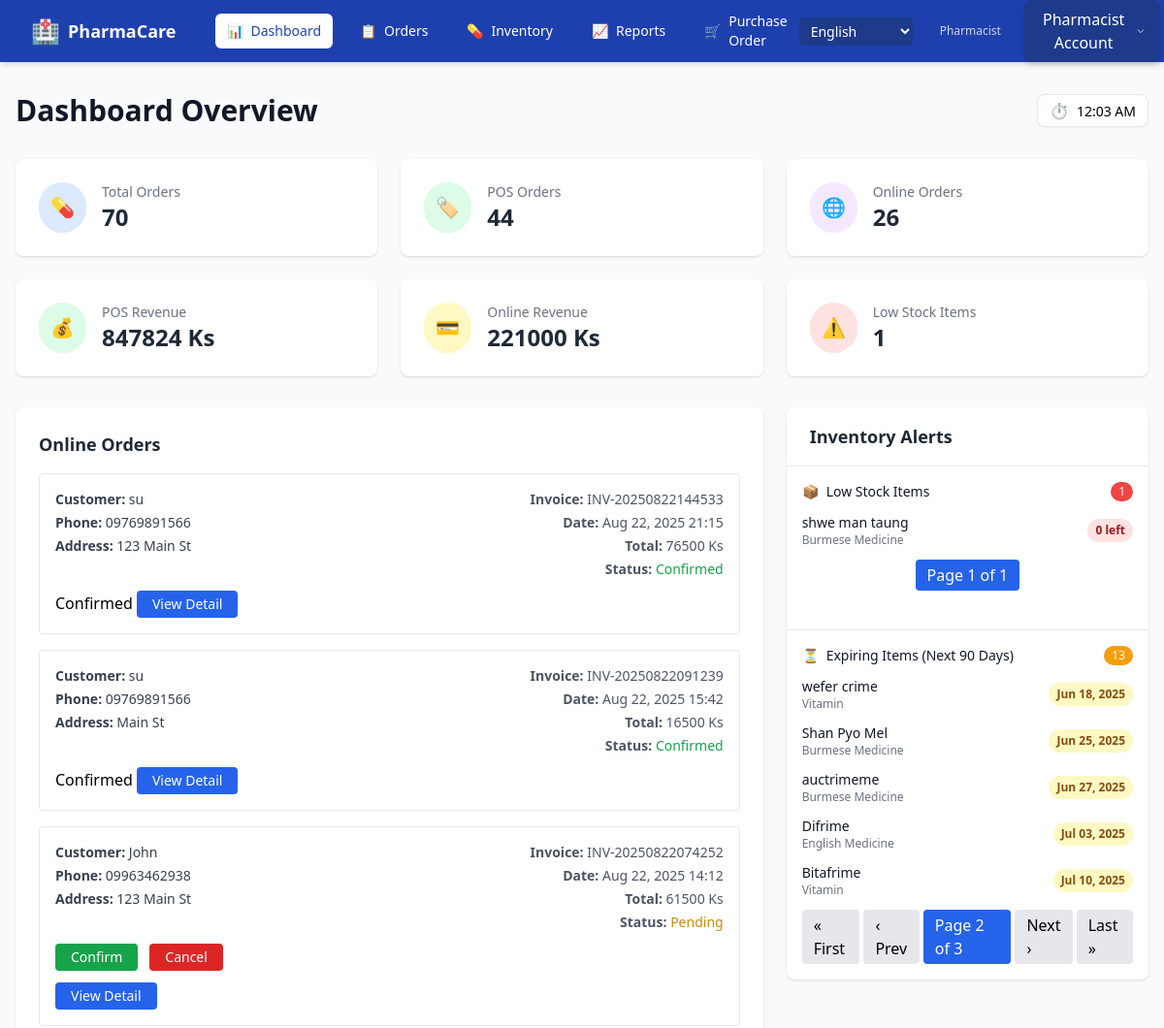
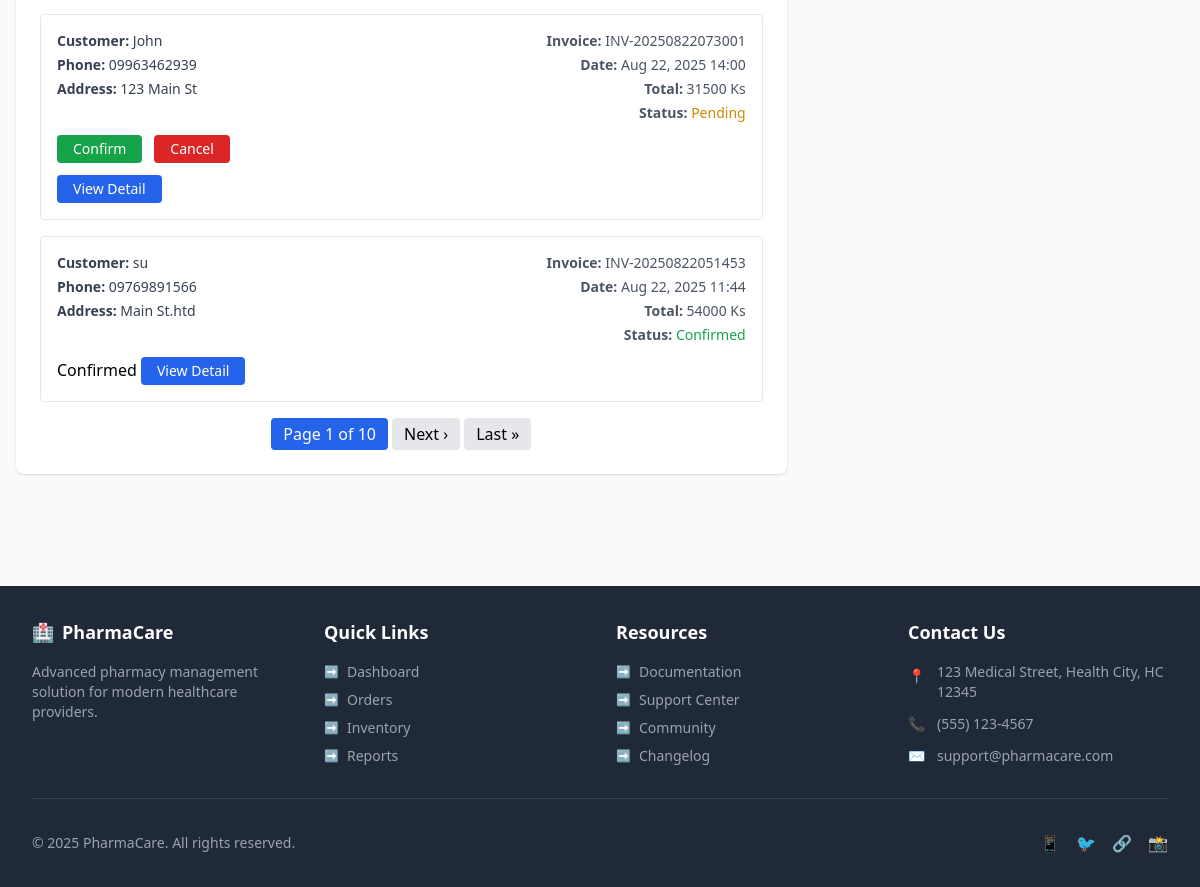
Page /en/pharmacist-dashboard/?expiring_page=2 (signed in) on the earlier database version (2 pictures, top to bottom).
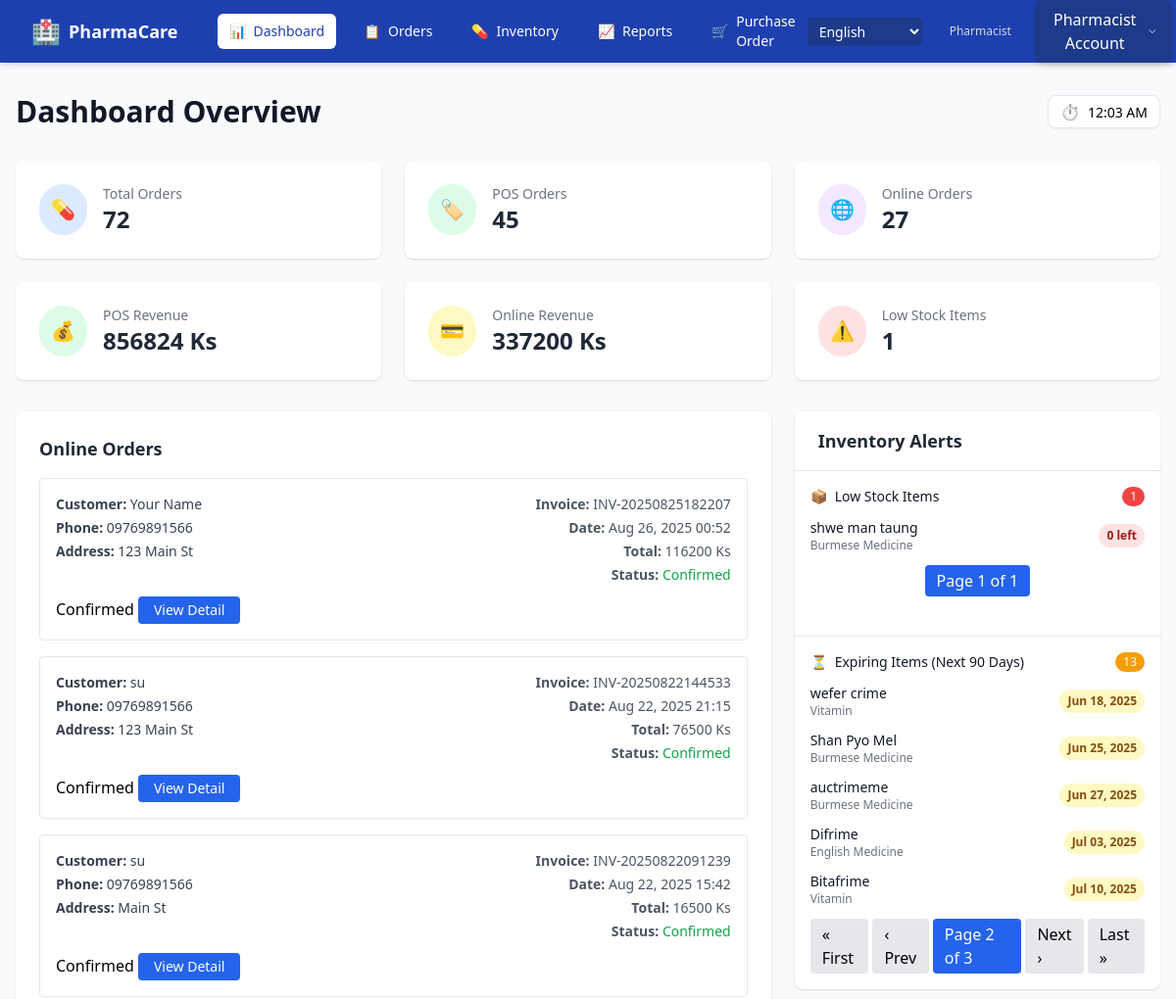
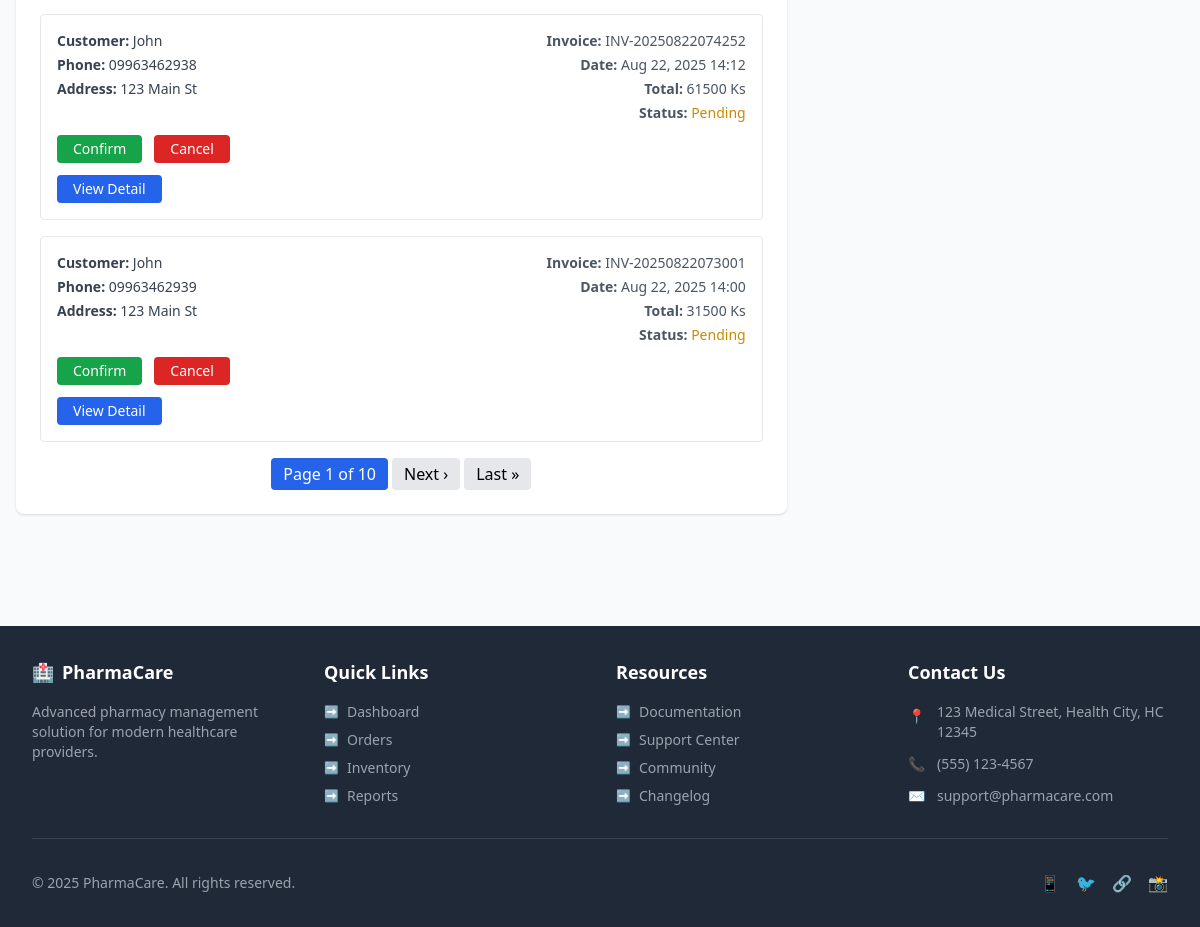
Same page on the later database version (2 pictures, top to bottom).
### ourapp/models.py (models this page shows, shortened)
class Sale(models.Model):
    STATUS_CHOICES = [
        ('pending', _('Pending')),
        ('confirmed', _('Confirmed')),
        ('cancelled', _('Cancelled')),
    ]
    user = models.ForeignKey(User, on_delete=models.CASCADE, verbose_name=_("User"))
    invoice_no = models.CharField(max_length=100, verbose_name=_("Invoice No"))
    name = models.CharField(max_length=255, blank=True, null=True, verbose_name=_("Customer Name"))
    phone = models.CharField(
        max_length=11,
        blank=True,
        null=True,
        verbose_name=_("Phone"),
        validators=[
            RegexValidator(
                regex=r'^\d{11}$',
                message=_("Phone number must be exactly 11 digits (numbers only).")
            )
        ],
    )
    address = models.CharField(max_length=255, blank=True, null=True, verbose_name=_("Address"))
    total_amount = models.PositiveIntegerField(verbose_name=_("Total Amount"))
    created_date = models.DateTimeField(auto_now_add=True, verbose_name=_("Created Date"))
    status = models.CharField(max_length=20, choices=STATUS_CHOICES, default='pending', blank=True, null=True, verbose_name=_("Status"))
    final_amount = models.PositiveIntegerField(default=0, verbose_name=_("Final Amount (with tax + shipping)"),blank=True,null=True)

class Item(models.Model):
    category = models.ForeignKey(Category, on_delete=models.CASCADE, verbose_name=_("Category"))
    item_photo = models.ImageField(upload_to='photos', verbose_name=_("Photo"))
    primary_supplier = models.ForeignKey(Supplier, on_delete=models.CASCADE, blank=True, null=True, verbose_name=_("Primary Supplier"))
    strength = models.CharField(max_length=50, blank=True, null=True, verbose_name=_("Strength"))
    item_name = models.CharField(max_length=255, verbose_name=_("Item Name"))
    item_quantity = models.PositiveIntegerField(verbose_name=_("Quantity"))
    item_price = models.PositiveIntegerField(verbose_name=_("Selling Price"))
    purcharse_price = models.PositiveIntegerField(default=0, verbose_name=_("Purchase Price"))
    reorder_level = models.PositiveIntegerField(default=0, blank=True, null=True, verbose_name=_("Reorder Level"))
    item_description = models.TextField(verbose_name=_("Description"))
    exp_date = models.DateField(verbose_name=_("Expiry Date"))
    brand_name = models.CharField(max_length=255, blank=True, null=True, verbose_name=_("Brand Name"))
    batch_number = models.CharField(max_length=100, blank=True, null=True, verbose_name=_("Batch Number"))
    stock_minimum = models.PositiveIntegerField(default=10, verbose_name=_("Minimum Stock"))
    is_limited = models.BooleanField(default=False, verbose_name=_("Limited Stock"))
    max_quantity = models.PositiveIntegerField(default=5, verbose_name=_("Maximum Quantity"))
    last_ordered = models.DateField(blank=True, null=True, verbose_name=_("Last Ordered"))

class Category(models.Model):
    name = models.CharField(max_length=100, unique=True, verbose_name=_("Name"))
    description = models.TextField(blank=True, null=True, verbose_name=_("Description"))
    def __str__(self):
        return self.name

### ourapp/views.py (the view)
# urls.py: path('pharmacist-dashboard/', pharmacist_dashboard_view, name='pharmacist_dashboard'),
@login_required
def pharmacist_dashboard_view(request):
    if request.user.userprofile.role != 'pharmacist':
        return HttpResponseForbidden("Unauthorized")
    qs = request.GET.copy()
    if 'page' in qs:
        qs.pop('page')
    if 'low_stock_page' in qs:
        qs.pop('low_stock_page')
    if 'expiring_page' in qs:
        qs.pop('expiring_page')
    qs = qs.urlencode()
    pos_orders = Cart.objects.filter(payment_method__in=['cash', 'mobile', 'print'])
    pos_total = pos_orders.count()
    pos_revenue = pos_orders.aggregate(total=Coalesce(Sum('total_amount'), 0))['total']
    online_orders_queryset = (
        Sale.objects
        .exclude(user__userprofile__role='pharmacist')
        .select_related('user')
        .order_by('-created_date')
    )
    paginator = Paginator(online_orders_queryset, 5)
    page_number = request.GET.get('page')
    online_orders_list = paginator.get_page(page_number)
    confirmed_online_orders = online_orders_queryset.filter(status='confirmed')
    online_total = confirmed_online_orders.count()
    online_revenue = confirmed_online_orders.aggregate(
        total=Coalesce(Sum('final_amount'), 0)
    )['total']
    total_orders = pos_total + online_total
    low_stock_queryset = Item.objects.filter(item_quantity__lt=10).order_by('item_quantity')
    low_stock_paginator = Paginator(low_stock_queryset, 5)
    low_stock_page_number = request.GET.get('low_stock_page')
    low_stock_items = low_stock_paginator.get_page(low_stock_page_number)
    low_stock_count = low_stock_queryset.count()
    today = datetime.date.today()
    expiring_queryset = Item.objects.filter(exp_date__lte=today + datetime.timedelta(days=90)).order_by('exp_date')
    expiring_paginator = Paginator(expiring_queryset, 5)
    expiring_page_number = request.GET.get('expiring_page')
    expiring_items = expiring_paginator.get_page(expiring_page_number)
    expiring_count = expiring_queryset.count()
    for order in online_orders_list:
        if not order.name:
            order.name = order.user.username
    dashboard_stats = [
        {
            'label': 'Total Orders',
            'icon': '💊',
            'bg': 'bg-blue-100',
            'text': 'text-blue-600',
            'value': total_orders
        },
        {
            'label': 'POS Orders',
            'icon': '🏷️',
            'bg': 'bg-green-100',
            'text': 'text-green-600',
            'value': pos_total
        },
        {
            'label': 'Online Orders',
            'icon': '🌐',
            'bg': 'bg-purple-100',
            'text': 'text-purple-600',
            'value': online_total
        },
        {
            'label': 'POS Revenue',
            'icon': '💰',
            'bg': 'bg-green-100',
            'text': 'text-green-600',
            'value': f"{pos_revenue} Ks"
        },
        {
            'label': 'Online Revenue',
            'icon': '💳',
            'bg': 'bg-yellow-100',
            'text': 'text-yellow-600',
            'value': f"{online_revenue} Ks"
        },
        {
            'label': 'Low Stock Items',
            'icon': '⚠️',
            'bg': 'bg-red-100',
            'text': 'text-red-600',
            'value': low_stock_count
        },
    ]
    context = {
        'dashboard_stats': dashboard_stats,
        'low_stock_items': low_stock_items,
        'expiring_items': expiring_items,
        'online_orders_list': online_orders_list,
        'expiring_count': expiring_count,
        'qs': qs,  # ✅ Added for pagination links
    }
    return render(request, 'pharmacist/dashboard.html', context)

### ourapp/context_processors.py (called while the page is built)
def expiry_alert_items(request):
    if request.user.is_authenticated and hasattr(request.user, 'userprofile'):
        if request.user.userprofile.role == 'pharmacist':
            today = date.today()
            threshold_date = today + timedelta(days=90)
            expiring_items = Item.objects.filter(exp_date__lte=threshold_date, exp_date__gte=today).order_by('exp_date')
            return {'expiring_items': expiring_items}
    return {}

### templates/pharmacist/dashboard.html (shortened to what the changed rows need)
{% load i18n %}
<!DOCTYPE html>
<html lang="en">
<head>
    <script src="https://cdn.tailwindcss.com"></script>
</head>
<body class="bg-gray-50 flex flex-col min-h-screen">
    <div class="w-full px-4 py-8">
        <div class="mb-8">
            <div class="flex justify-between items-center">
                <div>
                    <h1 class="text-3xl font-bold text-gray-900">{% trans "Dashboard Overview" %}</h1>
                </div>
            </div>
        </div>
        <div class="grid grid-cols-1 md:grid-cols-2 lg:grid-cols-3 gap-6 mb-8">
            {% for stat in dashboard_stats %}
            <div class="card bg-white rounded-lg p-6 shadow hover:shadow-lg smooth-transition">
                <div class="flex items-center">
                    <div class="rounded-full {{ stat.bg }} p-3 mr-4">
                        <span class="{{ stat.text }} text-xl">{{ stat.icon }}</span>
                    </div>
                    <div>
                        <p class="text-gray-500 text-sm">{% trans stat.label %}</p>
                        <p class="text-2xl font-bold text-gray-800">{{ stat.value }}</p>
                    </div>
                </div>
            </div>
            {% endfor %}
        </div>
        <div class="grid grid-cols-1 lg:grid-cols-3 gap-6">
            <div class="lg:col-span-2">
                <div class="card bg-white rounded-lg p-6 shadow mb-8">
                    <h2 class="text-lg font-semibold text-gray-800 mb-4">{% trans "Online Orders" %}</h2>
{% if online_orders_list %}
    <div class="space-y-4">
        {% for order in online_orders_list %}
            <div class="border border-gray-200 rounded p-4 hover:bg-gray-50 transition">
                <div class="flex justify-between items-start flex-wrap">
                    <div class="text-sm text-gray-700 space-y-1">
                        <p><strong>{% trans "Customer:" %}</strong> {{ order.name|default:order.user.username }}</p>
                        <p><strong>{% trans "Phone:" %}</strong> {{ order.phone|default:"-" }}</p>
                        <p><strong>{% trans "Address:" %}</strong> {{ order.address|default:"-" }}</p>
                    </div>
                    <div class="text-sm text-gray-600 text-right space-y-1 mt-3 md:mt-0">
                        <p><strong>{% trans "Invoice:" %}</strong> {{ order.invoice_no }}</p>
                        <p><strong>{% trans "Date:" %}</strong> {{ order.created_date|date:"M d, Y H:i" }}</p>
                        <p><strong>{% trans "Total:" %}</strong> {{ order.final_amount }} {% trans "Ks" %}</p>
                        <p><strong>{% trans "Status:" %}</strong>
                            {% if order.status == "pending" %}
                                <span class="text-yellow-600 font-medium">{% trans "Pending" %}</span>
                            {% elif order.status == "confirmed" %}
                                <span class="text-green-600 font-medium">{% trans "Confirmed" %}</span>
                            {% elif order.status == "cancelled" %}
                                <span class="text-red-600 font-medium">{% trans "Cancelled" %}</span>
                            {% endif %}
                        </p>
                    </div>
                </div>
                {% if order.status == "pending" %}
                    <div class="mt-3 flex space-x-3">
                        <a href="{% url 'confirm_order' order.id %}" class="bg-green-600 text-white px-4 py-1 rounded text-sm hover:bg-green-700">{% trans "Confirm" %}</a>
                        <a href="{% url 'cancel_order' order.id %}" class="bg-red-600 text-white px-4 py-1 rounded text-sm hover:bg-red-700">{% trans "Cancel" %}</a>
                    </div>
                {% else %}
                    <span class="text-muted">{{ order.status|capfirst }}</span>
                {% endif %}
                <button onclick="viewOrderDetail({{ order.id }})"
                        class="mt-3 bg-blue-600 text-white px-4 py-1 rounded text-sm hover:bg-blue-700">
                    {% trans "View Detail" %}
                </button>
            </div>
        {% endfor %}
    </div>
{% else %}
    <p class="text-gray-500">{% trans "No online orders yet." %}</p>
{% endif %}
                </div>
            </div>
            <div class="space-y-6">
                <div class="card bg-white rounded-lg shadow overflow-hidden">
                    <div class="px-6 py-4 border-b border-gray-200">
                        <h2 class="text-lg font-semibold text-gray-800">{% trans "Inventory Alerts" %}</h2>
                    </div>
                    <div class="divide-y divide-gray-200">
<div class="p-4">
    <ul class="space-y-3">
        {% for item in low_stock_items %}
        <li class="flex justify-between items-center">
            <div>
        <p class="text-sm font-medium text-gray-900">
        <a class="hover:underline"
            href="{% url 'inventory_view' %}?focus_id={{ item.id }}#item_{{ item.id }}">
            {{ item.item_name }}
        </a>
        </p>
                <p class="text-xs text-gray-500">{{ item.category }}</p>
            </div>
            <span class="text-xs font-semibold px-2 py-1 rounded-full
                {% if item.item_quantity < 5 %}bg-red-100 text-red-800
                {% else %}bg-yellow-100 text-yellow-800{% endif %}">
                {{ item.item_quantity }} {% trans "left" %}
            </span>
        </li>
        {% empty %}
        <li class="text-center text-sm text-gray-500 py-2">
            {% trans "No low stock items" %}
        </li>
        {% endfor %}
    </ul>
</div>
<div class="p-4 mt-6">
    <ul class="space-y-3">
        {% for item in expiring_items %}
        <li class="flex justify-between items-center">
            <div>
            <p class="text-sm font-medium text-gray-900">
            <a class="hover:underline"
                href="{% url 'inventory_view' %}?focus_id={{ item.id }}#item_{{ item.id }}">
                {{ item.item_name }}
            </a>
            </p>
                <p class="text-xs text-gray-500">{{ item.category }}</p>
            </div>
            <span class="text-xs font-semibold px-2 py-1 rounded-full bg-yellow-100 text-yellow-800">
                {{ item.exp_date|date:"M d, Y" }}
            </span>
        </li>
        {% empty %}
        <li class="text-center text-sm text-gray-500 py-2">
            {% trans "No expiring items" %}
        </li>
        {% endfor %}
    </ul>
</div>
                    </div>
                </div>
            </div>
        </div>
    </div>
</body>
</html>

Differences in the rows shown:
no longer on this page (row unchanged): Sale: name "su", phone "09769891566", address "Main St.htd", invoice_no "INV-20250822051453", created_date "Aug 22, 2025 11:44", final_amount "54000", status "Confirmed"
added Sale: name "Your Name", phone "09769891566", address "123 Main St", invoice_no "INV-20250825182207", created_date "Aug 26, 2025 00:52", final_amount "116200", status "Confirmed"
Other differences:
new list line: "💊 Total Orders 72"
new list line: "🏷️ POS Orders 45"
new list line: "🌐 Online Orders 27"
new list line: "💰 POS Revenue 856824 Ks"
new list line: "💳 Online Revenue 337200 Ks"
list line gone: "💊 Total Orders 70"
list line gone: "🏷️ POS Orders 44"
list line gone: "🌐 Online Orders 26"
list line gone: "💰 POS Revenue 847824 Ks"
list line gone: "💳 Online Revenue 221000 Ks"
